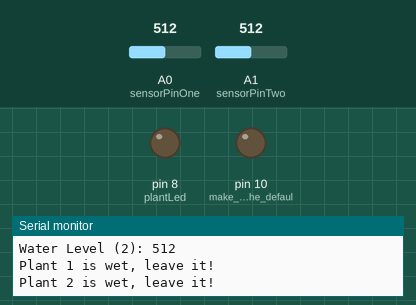
This sketch was run on a simulated Arduino Uno, built with avr-gcc and run on an emulated ATmega328P. Parts: output pins drawn as LEDs (lit = HIGH), the last lines printed to the serial monitor. The inputs (shaded band) are chosen by the test bench; at power-on: A0 (sensorPinOne) = 512, A1 (sensorPinTwo) = 512. The local clock reads 2024-03-15 10:24:30 at power-on unless the sketch sets it; storage starts empty; pins used as bus, display or sensor lines are not drawn.

Above: at 10.9 s.
11.0 s: A0 (sensorPinOne) set to 261
21.4 s: A0 (sensorPinOne) set to 244
At 33.0 s:
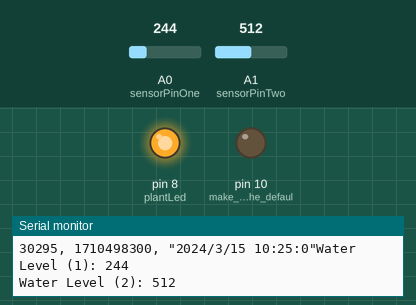
34.8 s: A0 (sensorPinOne) set to 260
At 35.9 s:
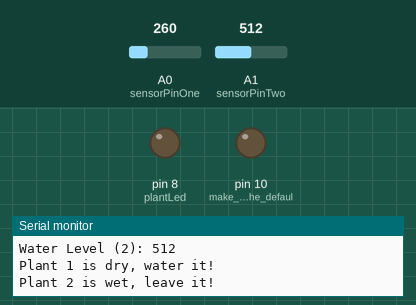
44.9 s: A1 (sensorPinTwo) set to 260
55.5 s: A1 (sensorPinTwo) set to 241
At 68.0 s:
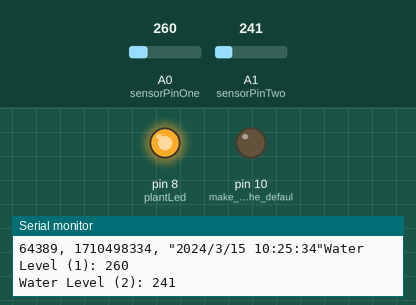
69.5 s: A1 (sensorPinTwo) set to 306
At 70.6 s:
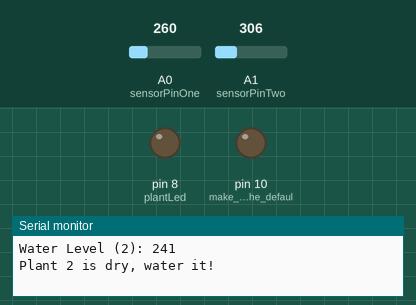
Timing chart, 0 to 72.5 s (numbered marks = the images above; inputs shaded):
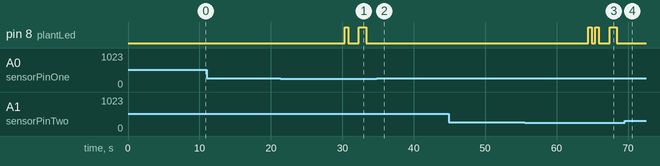

The sketch:

soil_sensor_logger.ino
```cpp
/* Sketch to prototype my plant moisture sensors.
 *
 *  Will monitor two sensors and log the results to an SD card.
 *  Lots of stuff in here is brittle. Oops.
 *
 *  Based on:
 *  https://learn.adafruit.com/adafruit-data-logger-shield/
 *  https://learn.sparkfun.com/tutorials/soil-moisture-sensor-hookup-guide
 *
 *  James - 2016/12/28
 */

#include <Arduino.h>
#include <SPI.h>
#include <SD.h>
#include <Wire.h>
#include "RTClib.h"


/* Definitions for this sketch */
RTC_DS1307 RTC; // define the Real Time Clock object
const int chipSelect = 10; // for the data logging shield, we use digital pin 10 for the SD cs line
File logfile; // File to log into on the SD card
int thresholdUp = 400; // Max "plant is watered OK" threhold
int thresholdDown = 250; // Min "plant needs water" threhold
int sensorPinOne = A0; // First moisture sensor
int sensorPinTwo = A1; // Second moisture sensor
int powerPin = 7; // Digital pin used to provide 5V power
int waterSensorValues[2]; // Array to hold sensor values
int plantLed = 8; // Reporting LED to show plants need water

/* Setup */
void setup(){
  Serial.begin(9600); // set up serial port for 9600 baud (speed)
  // Set the pins used for this sketch
  pinMode(powerPin, OUTPUT);
  pinMode(plantLed, OUTPUT);
  pinMode(10, OUTPUT); // make sure that the default chip select pin is set to output, even if you don't use it:

  // see if the card is present and can be initialized:
  if (!SD.begin(chipSelect)) {
    Serial.println("Card failed, or not present");
    return;
  }
  Serial.println("card initialized.");

  // Create a new log file
  char filename[] = "LOGGER00.CSV";
  for (uint8_t i = 0; i < 100; i++) {
    filename[6] = i/10 + '0';
    filename[7] = i%10 + '0';
    if (! SD.exists(filename)) {
      // only open a new file if it doesn't exist
      logfile = SD.open(filename, FILE_WRITE);
      break;  // leave the loop!
    }
  }

  if (! logfile) {
    Serial.println("couldnt create file");
    return;
  }

  Serial.print("Logging to: ");
  Serial.println(filename);

  // Begin the RTC
  Wire.begin();
  if (!RTC.begin()) {
    logfile.println("RTC failed");
    Serial.println("RTC failed");
  }

  // Print the headers
  logfile.println("millis,time,sensor1,sensor2");
  Serial.println("millis,time,sensor1,sensor2");
}

/* Sketch main loop */
void loop(){
  /* All of this below logs the time so the logfile has timestamps */
  DateTime now; // Used to log timestamps
  uint32_t m = millis();
  logfile.print(m);           // milliseconds since start
  logfile.print(", ");
  Serial.print(m);         // milliseconds since start
  Serial.print(", ");

  // fetch the time
  now = RTC.now();
  // log time
  logfile.print(now.unixtime()); // seconds since 1/1/1970
  logfile.print(", ");
  logfile.print('"');
  logfile.print(now.year(), DEC);
  logfile.print("/");
  logfile.print(now.month(), DEC);
  logfile.print("/");
  logfile.print(now.day(), DEC);
  logfile.print(" ");
  logfile.print(now.hour(), DEC);
  logfile.print(":");
  logfile.print(now.minute(), DEC);
  logfile.print(":");
  logfile.print(now.second(), DEC);
  logfile.print('"');
  Serial.print(now.unixtime()); // seconds since 1/1/1970
  Serial.print(", ");
  Serial.print('"');
  Serial.print(now.year(), DEC);
  Serial.print("/");
  Serial.print(now.month(), DEC);
  Serial.print("/");
  Serial.print(now.day(), DEC);
  Serial.print(" ");
  Serial.print(now.hour(), DEC);
  Serial.print(":");
  Serial.print(now.minute(), DEC);
  Serial.print(":");
  Serial.print(now.second(), DEC);
  Serial.print('"');

  String wateringSuggestion; // Suggestion to water plants (or not)

  // Read the plant moisture sensors
  int sensorValueOne;
  int sensorValueTwo;
  // We only turn on the power to the sensors when we need to and then turn it back off
  // It is my understanding this will slow corrosion of the sensors in moist soils
  digitalWrite(powerPin, HIGH);
  sensorValueOne = analogRead(sensorPinOne);
  waterSensorValues[0] = sensorValueOne;
  sensorValueTwo = analogRead(sensorPinTwo);
  waterSensorValues[1] = sensorValueTwo;
  digitalWrite(powerPin, LOW);

  // Log the values
  logfile.print(", ");
  logfile.print(sensorValueOne);
  logfile.print(", ");
  logfile.println(sensorValueTwo);

  // Print values to the console
  Serial.print("Water Level (1): ");
  Serial.println(sensorValueOne); //Using .print instead of .write for values

  Serial.print("Water Level (2): ");
  Serial.println(sensorValueTwo); //Using .print instead of .write for values

  // Loop through the sensor values and determine the watering suggestion
  // and blink an LED if the particular plant needs water
  for(int i = 0; i <  2; i++) {
    if (waterSensorValues[i] <= thresholdDown) {
      wateringSuggestion = "Plant " + String(i + 1) + " is dry, water it!";
      for (int x = 0; x <= i; x++) {
       digitalWrite(plantLed, HIGH);
       delay(500);
       digitalWrite(plantLed, LOW);
       delay(500);
      }
      delay(1000);
      digitalWrite(plantLed, HIGH);
      delay(1000);
      digitalWrite(plantLed, LOW);
      delay(1000);
    } else if (waterSensorValues[i]  >= thresholdUp) {
      wateringSuggestion = "Plant " + String(i + 1) + " is wet, leave it!";
    }

    // Print the suggestion to the console
    Serial.println(wateringSuggestion);
  }

  delay(10000); // Wait 10 seconds and repeat
}
```

Measured:
- the behaviour switches between 251 and 250 on A0 (sensorPinOne) (found by bisection; images 0 and 1)
- the behaviour switches between 251 and 250 on A1 (sensorPinTwo) (found by bisection; images 2 and 3)
- after the input at 21.4 s, pin 8 (plantLed): LOW → HIGH after 8.9 s, → LOW 0.50 s later, → HIGH 1.5 s later, → LOW 1.0 s later
- after the input at 34.8 s, pin 8 (plantLed): stays LOW (without the input it goes to HIGH after 9.5 s)
- after the input at 55.5 s, pin 8 (plantLed): goes HIGH 0.50 s, LOW 0.50 s, HIGH 0.50 s, LOW 1.5 s, HIGH 1.0 s, then LOW, starting after 8.9 s
- after the input at 69.5 s, pin 8 (plantLed): stays LOW (without the input it goes to HIGH after 9.9 s)
